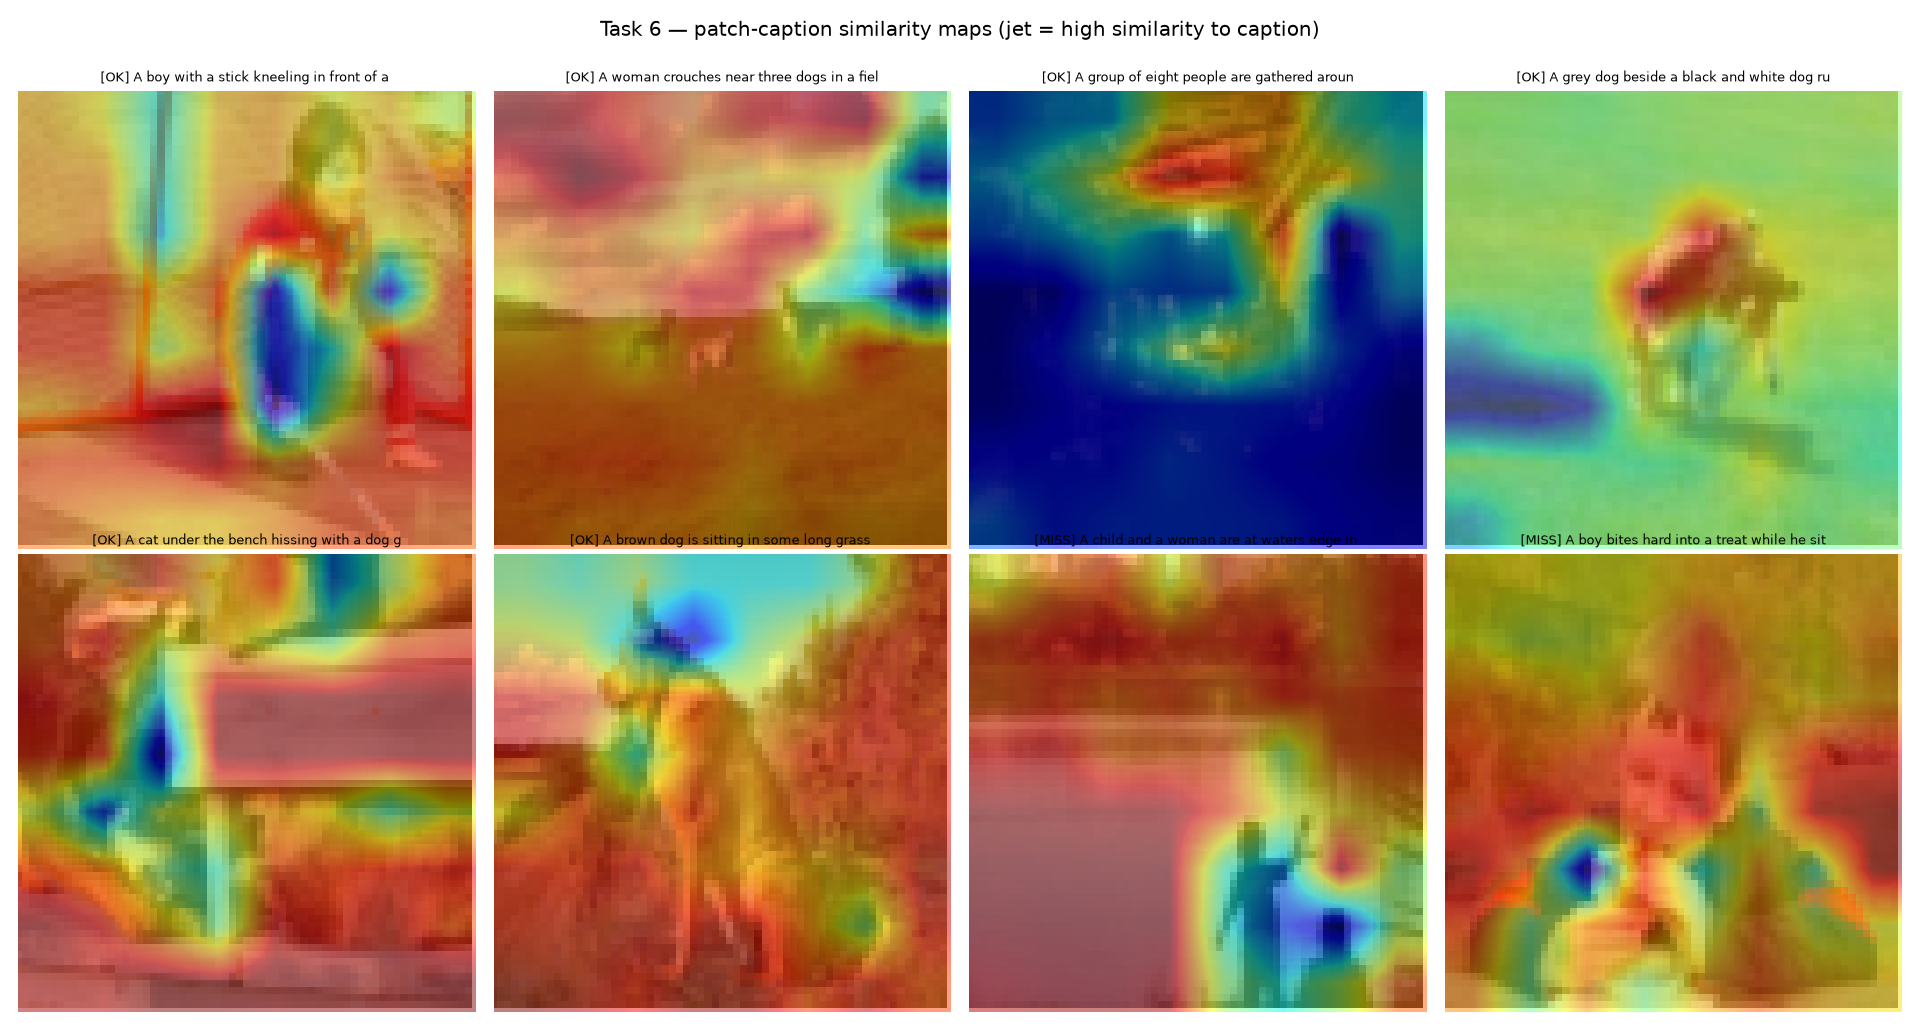

Write the Python code that produced this figure.
"""Task 6 — qualitative similarity maps ("where does the caption land on the image?").

For a trained model, each image patch has a projected embedding. Dotting every patch
against the caption's projected embedding gives a per-patch similarity that we reshape
to the 8x8 patch grid and upsample over the image as a heatmap. Patches the caption
"describes" should light up.

We show successes (the model's best-matching caption in a candidate pool is one of the
image's own) and, deliberately, a couple of failure cases — those are often more
informative.

    python task6/qualitative.py            # uses task6/best_model.pt
Saves task6/qualitative.png.
"""
from __future__ import annotations

import os

import numpy as np
import torch
import torch.nn.functional as F

from dataset import Flickr8kDataset, build_tokenizer, make_loader
from model import DEFAULT_CONFIG, build_model
from preprocess import load_cache

HERE = os.path.dirname(os.path.abspath(__file__))
_MEAN = np.array([0.485, 0.456, 0.406])
_STD = np.array([0.229, 0.224, 0.225])


def _tokenize_caption(tok, caption, max_len):
    ids = tok.encode(caption)[:max_len]
    pad = max_len - len(ids)
    mask = [1] * len(ids) + [0] * pad
    ids = ids + [tok.PAD] * pad
    return torch.tensor([ids]), torch.tensor([mask])


@torch.no_grad()
def make_figure(n_examples=8, out_path=os.path.join(HERE, "qualitative.png")):
    import matplotlib
    matplotlib.use("Agg")
    import matplotlib.pyplot as plt

    device = "cuda" if torch.cuda.is_available() else "cpu"
    cfg = DEFAULT_CONFIG
    tok = build_tokenizer()

    val = Flickr8kDataset(tok, split="val", image_size=cfg["image_size"],
                          max_text_len=cfg["max_text_len"])
    model = build_model(tok.vocab_size, cfg).to(device)
    ckpt = os.path.join(HERE, "best_model.pt")
    if os.path.exists(ckpt):
        model.load_state_dict(torch.load(ckpt, map_location=device)["model"])
        print(f"loaded {ckpt}")
    else:
        print("WARNING: no best_model.pt — showing an untrained model (maps will be noise).")
    model.eval()

    # Candidate caption pool to judge success/failure (first 400 val captions).
    pool_loader = make_loader(val, batch_size=128, shuffle=False, num_workers=0)
    pool_caps, pool_embeds, pool_imgids = [], [], []
    for batch in pool_loader:
        te = F.normalize(model.encode_text(batch["tokens"].to(device),
                                           batch["mask"].to(device)), dim=-1).cpu()
        pool_embeds.append(te)
        pool_caps.extend(batch["caption"])
        pool_imgids.extend(batch["image_id"].tolist())
        if len(pool_caps) >= 400:
            break
    pool_embeds = torch.cat(pool_embeds)[:400]
    pool_caps = pool_caps[:400]
    pool_imgids = pool_imgids[:400]

    cache, cache_index = load_cache()
    grid = cfg["image_size"] // cfg["patch_size"]  # 8

    # Pick distinct images; classify each as success/failure by nearest-caption.
    picks, seen = [], set()
    failures = []
    for idx in range(len(val)):
        fn, caption = val.pairs[idx]
        if fn in seen:
            continue
        seen.add(fn)
        img_t = val[idx]["image"].unsqueeze(0).to(device)
        img_e = F.normalize(model.encode_image(img_t), dim=-1).cpu()  # (1, D)
        sims = (img_e @ pool_embeds.t())[0]
        best = int(sims.argmax())
        own_id = val.image_id_of[fn]
        success = pool_imgids[best] == own_id
        entry = (idx, fn, caption, success, pool_caps[best])
        if success and len([p for p in picks if p[3]]) < n_examples - 2:
            picks.append(entry)
        elif not success and len(failures) < 2:
            failures.append(entry)
        if len([p for p in picks if p[3]]) >= n_examples - 2 and len(failures) >= 2:
            break
    picks = picks + failures
    picks = picks[:n_examples]

    cols = 4
    rows = (len(picks) + cols - 1) // cols
    fig, axes = plt.subplots(rows, cols, figsize=(4 * cols, 4.3 * rows))
    axes = np.array(axes).reshape(-1)

    for ax, (idx, fn, caption, success, best_cap) in zip(axes, picks):
        # Raw 64x64 image for display.
        if cache is not None and fn in cache_index:
            disp = np.asarray(cache[cache_index[fn]]) / 255.0
        else:
            t = val[idx]["image"]
            disp = np.clip(t.permute(1, 2, 0).numpy() * _STD + _MEAN, 0, 1)

        img_t = val[idx]["image"].unsqueeze(0).to(device)
        tokens, mask = _tokenize_caption(tok, caption, cfg["max_text_len"])
        patch_e = F.normalize(model.encode_image_patches(img_t)[0], dim=-1)      # (64, D)
        cap_e = F.normalize(model.encode_text(tokens.to(device), mask.to(device))[0], dim=-1)  # (D,)
        sim = (patch_e @ cap_e).cpu().numpy().reshape(grid, grid)               # (8, 8)
        sim = (sim - sim.min()) / (np.ptp(sim) + 1e-8)                          # normalize 0..1

        ax.imshow(disp)
        ax.imshow(sim, cmap="jet", alpha=0.5, extent=[0, disp.shape[1], disp.shape[0], 0],
                  interpolation="bilinear")
        tag = "OK" if success else "MISS"
        ax.set_title(f"[{tag}] {caption[:42]}", fontsize=8)
        ax.axis("off")
    for ax in axes[len(picks):]:
        ax.axis("off")

    fig.suptitle("Task 6 — patch-caption similarity maps (jet = high similarity to caption)",
                 fontsize=12)
    plt.tight_layout(rect=[0, 0, 1, 0.97])
    plt.savefig(out_path, dpi=120); plt.close()
    print(f"Saved {out_path}  ({len(picks)} examples: "
          f"{sum(p[3] for p in picks)} success, {sum(1 - p[3] for p in picks)} failure)")


if __name__ == "__main__":
    make_figure()
